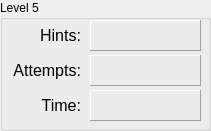
     <widget class="QGroupBox" name="groupLevel5">
      <property name="geometry">
       <rect>
        <x>240</x>
        <y>20</y>
        <width>211</width>
        <height>131</height>
       </rect>
      </property>
      <property name="title">
       <string>Level 5</string>
      </property>
      <widget class="QLabel" name="lblHintsLevel5">
       <property name="geometry">
        <rect>
         <x>90</x>
         <y>20</y>
         <width>111</width>
         <height>31</height>
        </rect>
       </property>
       <property name="frameShape">
        <enum>QFrame::Panel</enum>
       </property>
       <property name="frameShadow">
        <enum>QFrame::Raised</enum>
       </property>
       <property name="text">
        <string/>
       </property>
      </widget>
      <widget class="QLabel" name="label_26">
       <property name="geometry">
        <rect>
         <x>0</x>
         <y>60</y>
         <width>81</width>
         <height>21</height>
        </rect>
       </property>
       <property name="font">
        <font>
         <pointsize>12</pointsize>
        </font>
       </property>
       <property name="layoutDirection">
        <enum>Qt::LeftToRight</enum>
       </property>
       <property name="text">
        <string>Attempts:</string>
       </property>
       <property name="alignment">
        <set>Qt::AlignRight|Qt::AlignTrailing|Qt::AlignVCenter</set>
       </property>
      </widget>
      <widget class="QLabel" name="lblTimeLevel5">
       <property name="geometry">
        <rect>
         <x>90</x>
         <y>90</y>
         <width>111</width>
         <height>31</height>
        </rect>
       </property>
       <property name="frameShape">
        <enum>QFrame::Panel</enum>
       </property>
       <property name="frameShadow">
        <enum>QFrame::Raised</enum>
       </property>
       <property name="text">
        <string/>
       </property>
      </widget>
      <widget class="QLabel" name="lblAttemptsLevel5">
       <property name="geometry">
        <rect>
         <x>90</x>
         <y>55</y>
         <width>111</width>
         <height>31</height>
        </rect>
       </property>
       <property name="frameShape">
        <enum>QFrame::Panel</enum>
       </property>
       <property name="frameShadow">
        <enum>QFrame::Raised</enum>
       </property>
       <property name="text">
        <string/>
       </property>
      </widget>
      <widget class="QLabel" name="label_29">
       <property name="geometry">
        <rect>
         <x>10</x>
         <y>25</y>
         <width>71</width>
         <height>21</height>
        </rect>
       </property>
       <property name="font">
        <font>
         <pointsize>12</pointsize>
        </font>
       </property>
       <property name="layoutDirection">
        <enum>Qt::LeftToRight</enum>
       </property>
       <property name="text">
        <string>Hints:</string>
       </property>
       <property name="alignment">
        <set>Qt::AlignRight|Qt::AlignTrailing|Qt::AlignVCenter</set>
       </property>
      </widget>
      <widget class="QLabel" name="label_30">
       <property name="geometry">
        <rect>
         <x>10</x>
         <y>90</y>
         <width>71</width>
         <height>31</height>
        </rect>
       </property>
       <property name="font">
        <font>
         <pointsize>12</pointsize>
        </font>
       </property>
       <property name="layoutDirection">
        <enum>Qt::LeftToRight</enum>
       </property>
       <property name="text">
        <string>Time:</string>
       </property>
       <property name="alignment">
        <set>Qt::AlignRight|Qt::AlignTrailing|Qt::AlignVCenter</set>
       </property>
      </widget>
     </widget>
